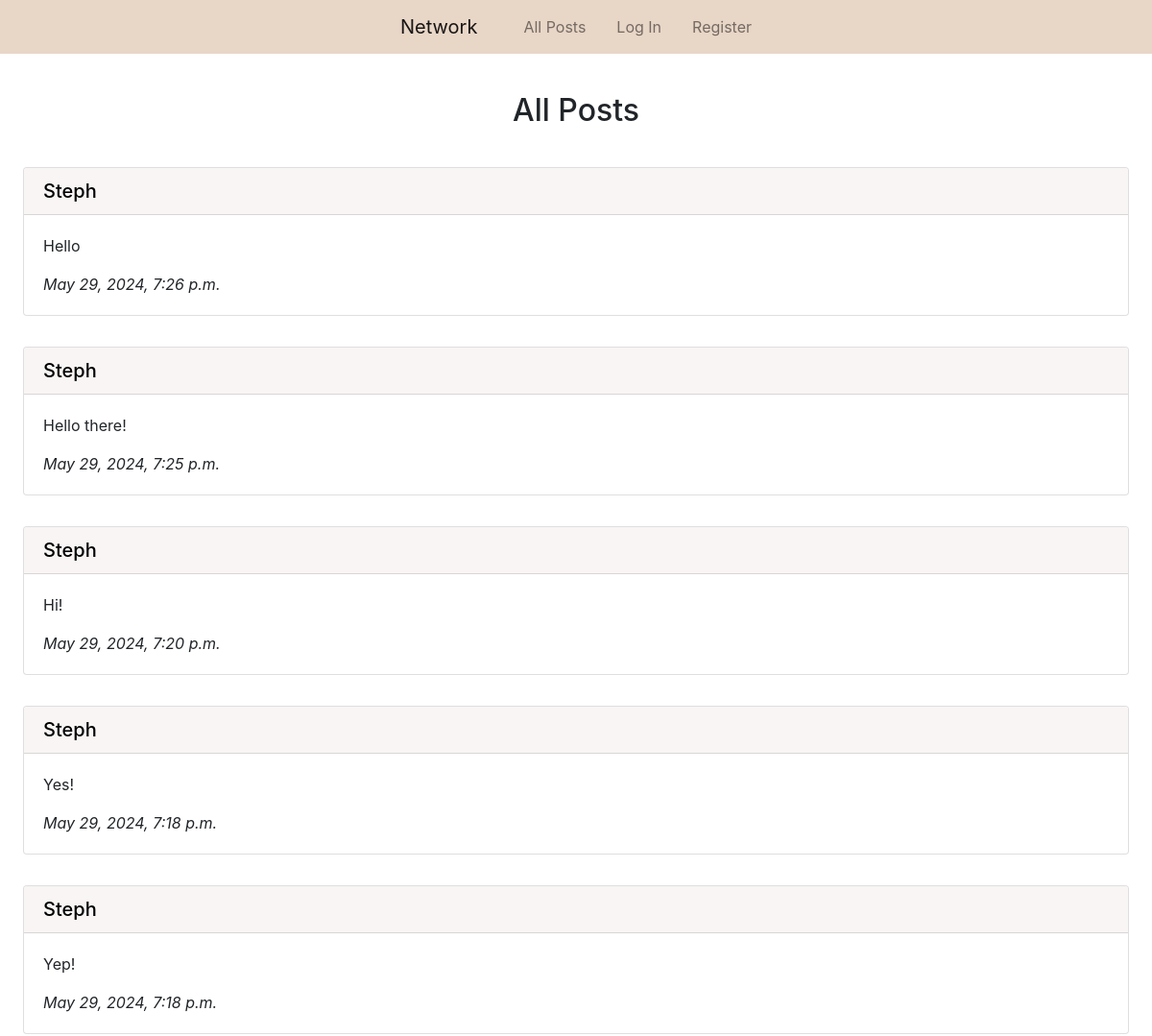
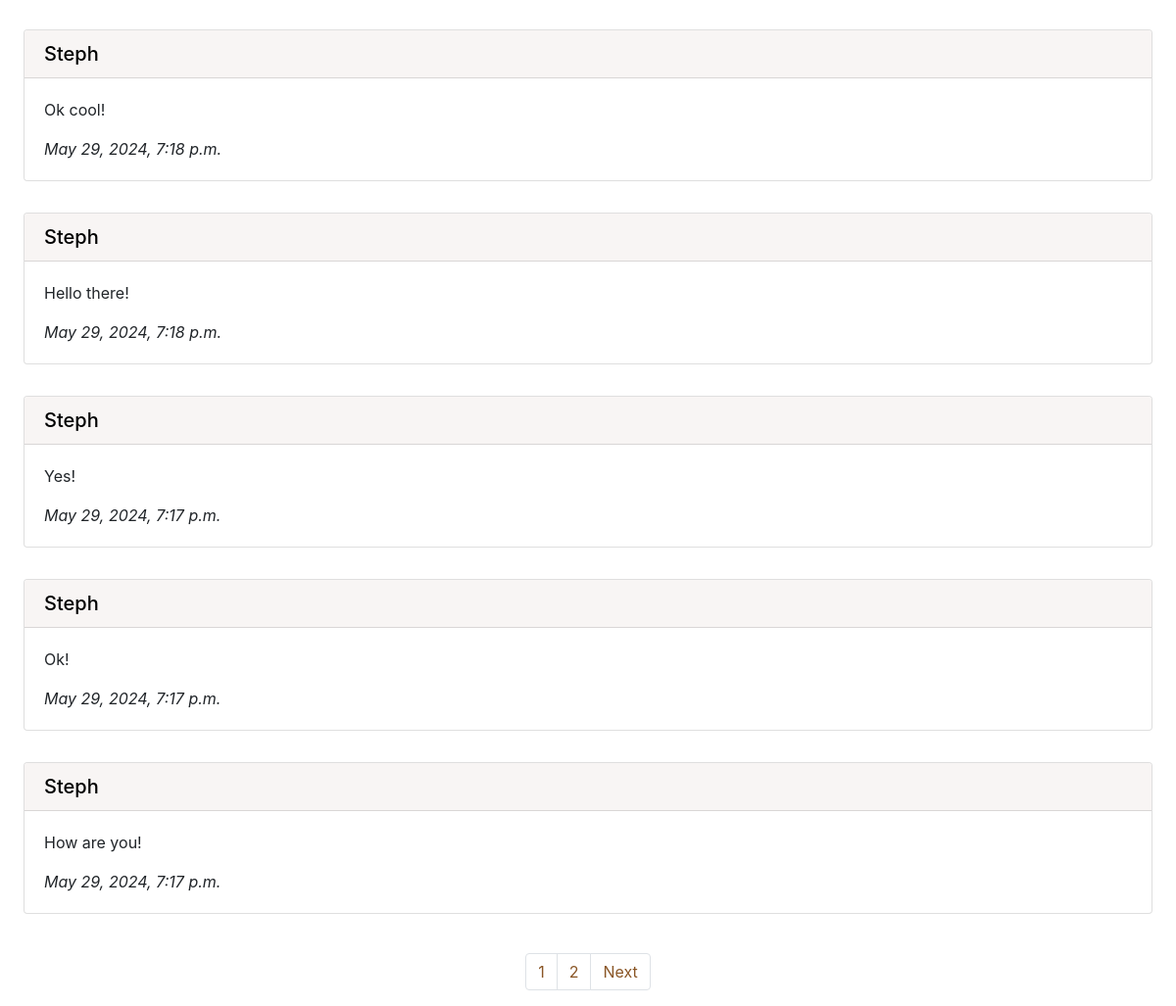
Before: / with the older database file (2 pictures, top to bottom).
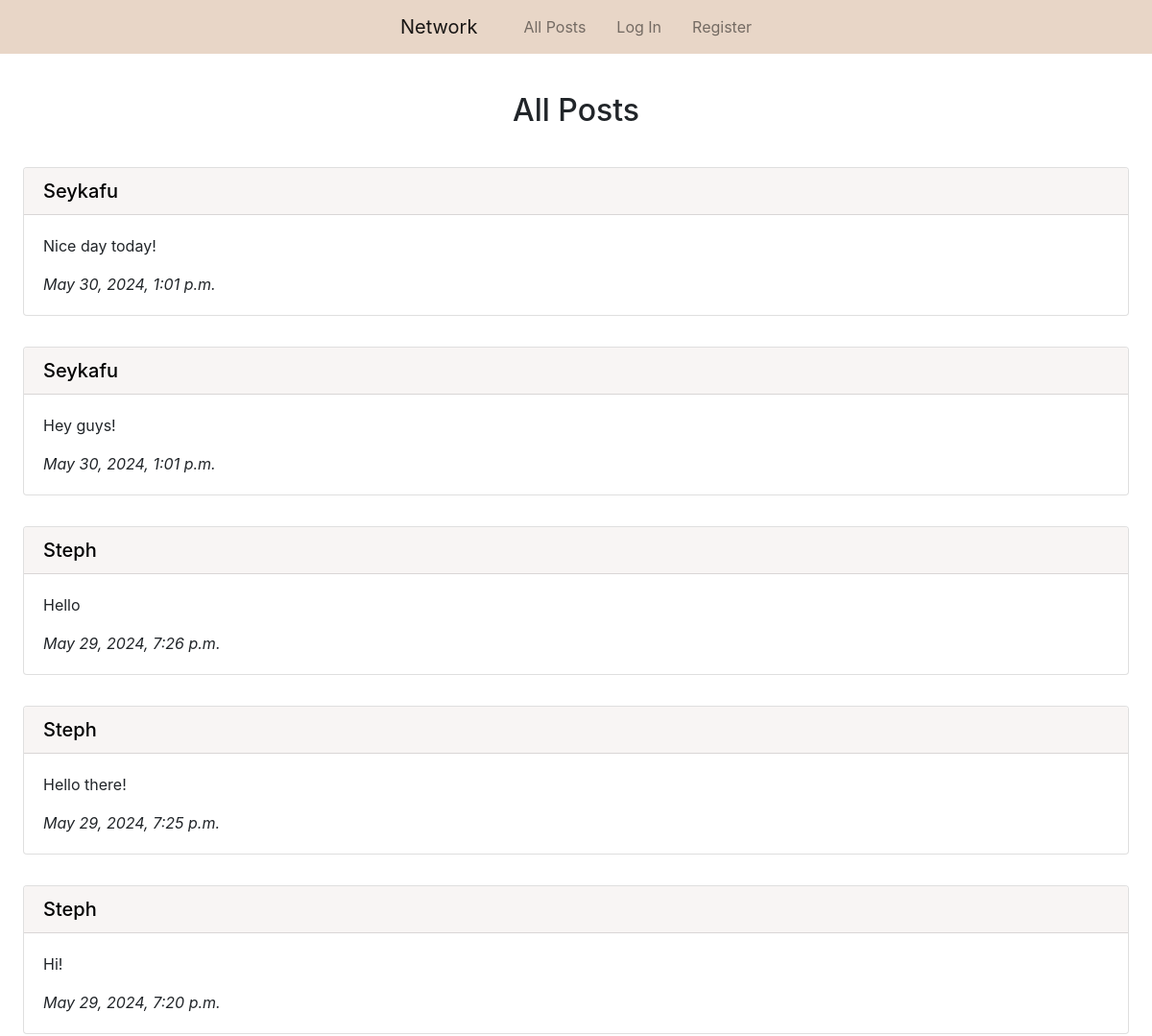
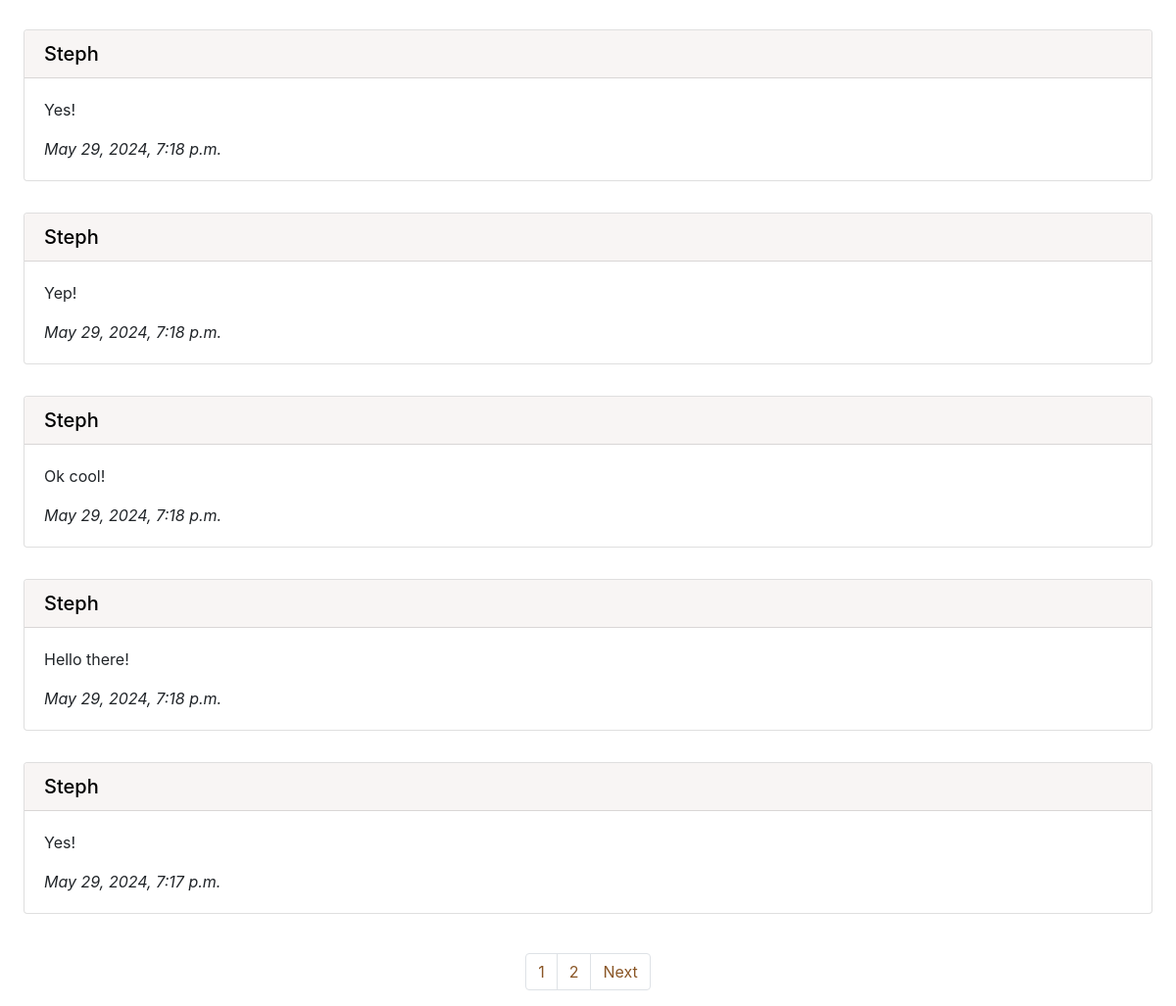
After: the same page with the newer database file (2 pictures, top to bottom).
### network/models.py (models this page shows, shortened)
class Post(models.Model):
    content = models.CharField(max_length=300)
    user = models.ForeignKey(User, on_delete=models.CASCADE, related_name="post_user")
    date_time = models.DateTimeField(auto_now_add=True)

class User(AbstractUser):
    pass

### network/views.py (the view)
# urls.py: path("", views.index, name="index"),
def index(request):
    all_posts = Post.objects.all().order_by("id").reverse()
    paginator = Paginator(all_posts, 10)
    page_number = request.GET.get("page")
    page_posts = paginator.get_page(page_number)
    return render(request, "network/index.html", {
        "page_posts": page_posts
    })

### network/templates/network/index.html (shortened to what this page needs)
{% extends "network/layout.html" %}
{% block body %}
    <h2 class="px-5 pt-4 pb-3 mt-3 text-center">All Posts</h2>
    {% for post in page_posts %}
        <div class="px-4 py-3">
            <div class="card">
                <h5 class="card-header bg-brown"><a class="blacklink" href="{% url 'profile' user_id=post.user.id %}">{{ post.user.username | capfirst }}</a></h5>
                <div class="card-body">
                <p class="card-text">{{ post.content }}</p>
                <p class="card-text"><i>{{ post.date_time }}</i></p>
                </div>
            </div>
        </div>
    {% endfor %}
    <br>
    <nav aria-label="Page navigation">
        <ul class="pagination d-flex justify-content-center">
            {% for i in page_posts.paginator.page_range %}
                <li class="page-item"><a class="page-link brown-text" href="?page={{ i }}">{{ i }}</a></li>
            {% endfor %}
            {% if page_posts.has_next %}
                <li class="page-item"><a class="page-link brown-text" href="?page={{ page_posts.next_page_number }}">Next</a></li>
            {% endif %}
        </ul>
      </nav>
{% endblock %}

Changed rows visible on the page:
no longer on this page (row unchanged): Post: user.username "Steph", content "Ok!", date_time "May 29, 2024, 7:17 p.m."
no longer on this page (row unchanged): Post: user.username "Steph", content "How are you!", date_time "May 29, 2024, 7:17 p.m."
added Post: user.username "Seykafu", content "Nice day today!", date_time "May 30, 2024, 1:01 p.m."
added Post: user.username "Seykafu", content "Hey guys!", date_time "May 30, 2024, 1:01 p.m."
